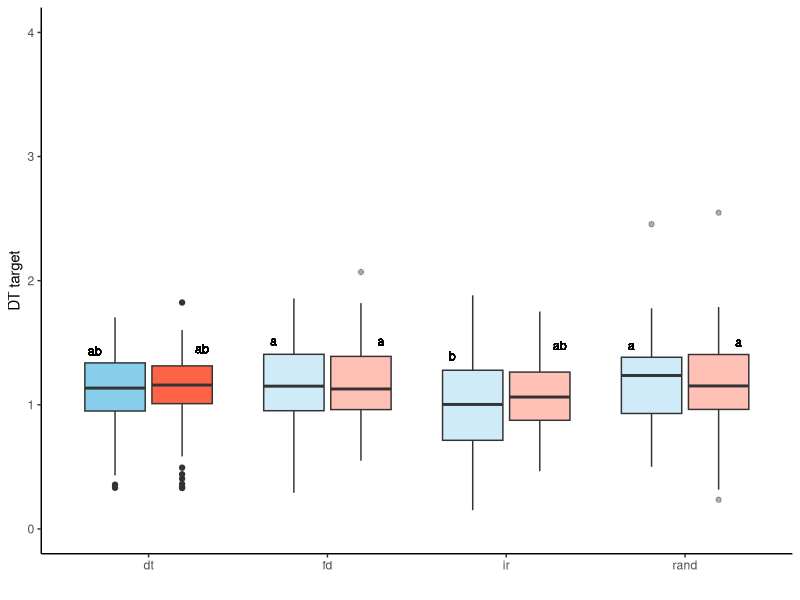
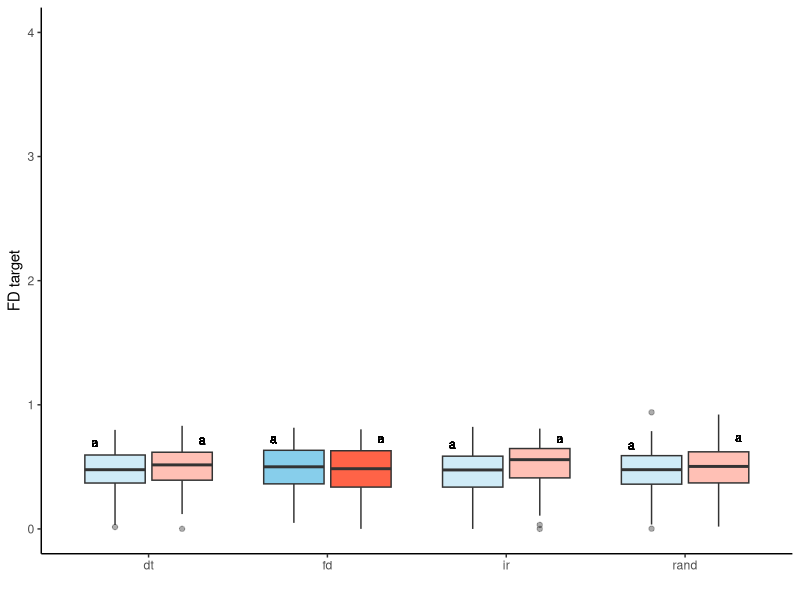
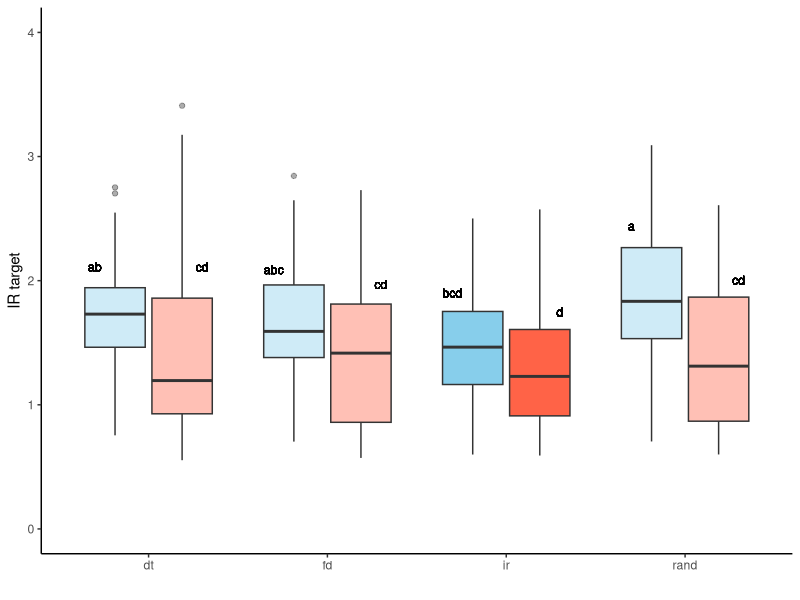
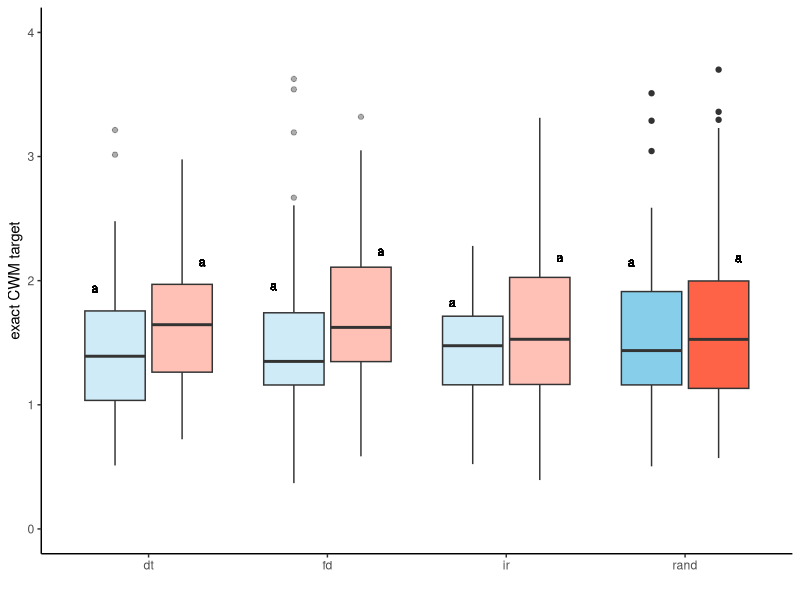

Source code (R) for these figures, in order: (Note: this script raises an error after producing the figures.)
#### Modelling Euclidean distances as a function of seeding treatment and drought 
#### to assess our ability to hit different targets in different communities and 
#### compare the success of those different targets to one another. 
#### We also examine the compositional dissimilarity (bray-curtis) as it relates 
#### to our trait-based targets in both sites.

# packages used
library(tidyverse)
library(lme4)
library(lmerTest)
library(vegan)

#### read in data ####
cadist <- read.csv("data/cwm_maxdistances_ca.csv")# CA distance data
wydist <- read.csv("data/cwm_maxdistances_wy(plot).csv")# WY distance data

#### models and figures ####
####
#### CA
####

## seperate plot ID column into trt, block, and year
cadist <- cadist %>% 
  separate(trt.b.y, into = c("trt", "block", "year"), sep = "\\.")
cadist$block <- as.numeric(cadist$block)
cadist$year <- as.numeric(cadist$year)
## add drought column from cwm dataframe
cwm.ca <- read.csv("data/cwm_ca.csv")# California CWM data
cwm.ca <- cwm.ca %>% mutate(drought = ifelse(water=="0.5","drt","cntl")) #rename to dought column
cadrought <- cwm.ca %>% select(block,trt,year,drought) #drought and ID column
cadist <- merge(cadist,cadrought, by=c("block", "trt","year")) #add drought treatment column
## set reference levels for modelling
cadist$trt <- as.factor(cadist$trt) #must be factor
cadist$trt <- relevel(cadist$trt, ref = "rand") #make random communities the reference level
cadist$drought <- as.factor(cadist$drought) #must be factor
cadist$drought <- relevel(cadist$drought, ref = "cntl") #make random communities the reference level
droughtcolsca <- c("cntl"="skyblue", "drt"="tomato1") #create variable for color

## for each distance column create a model + figure showing distanmces to each target
## given each different seeding treatment
## Random 
summary(t <- aov(distr~trt*drought, cadist))
tuktest <- TukeyHSD(t)
#multcompView::multcompLetters4(t,tuktest)
letterstest <- data.frame(multcompView::multcompLetters4(t,tuktest)$'trt:drought'['Letters'])
letterstest$trt <- as.factor(sub("([a-z]+):([a-z]+)$", "\\1", rownames(letterstest)))
letterstest$drought <- as.factor(sub("([a-z]+):([a-z]+)$", "\\2", rownames(letterstest)))
test <- cadist %>% group_by(drought, trt) %>% summarise(yposition = quantile(distr,.8))
test <- merge(letterstest,test, by = c("drought", "trt"))
test2 <- merge(test,cadist, by = c("drought", "trt"), all=T)
distr <- ggplot(test2, aes(y=distr, x=trt, fill=drought, alpha=trt))+
  geom_boxplot()+
  #geom_smooth(method="lm")+
  scale_fill_manual(values = droughtcolsca)+
  scale_alpha_manual(values = c(.4, .4, .4, 1))+
  #coord_flip()+
  #facet_wrap(~year, scales="fixed")+
  geom_text(aes(y=yposition,label = Letters), 
            position = position_dodge(width = 1.2), 
            vjust = -0.5,
            #angle = 15,
            size=3) +
  labs(x=" ",y="exact CWM target")+ #, fill="drought treatment")+
  theme_classic()+
  theme(legend.position = "none")+
  ylim(0,4)

## Functionally Diverse
summary(t <- aov(distfd~trt*drought, cadist))
tuktest <- TukeyHSD(t)
#multcompView::multcompLetters4(t,tuktest)
letterstest <- data.frame(multcompView::multcompLetters4(t,tuktest)$'trt:drought'['Letters'])
letterstest$trt <- as.factor(sub("([a-z]+):([a-z]+)$", "\\1", rownames(letterstest)))
letterstest$drought <- as.factor(sub("([a-z]+):([a-z]+)$", "\\2", rownames(letterstest)))
test <- cadist %>% group_by(drought, trt) %>% summarise(yposition = quantile(distfd,.8))
test <- merge(letterstest,test, by = c("drought", "trt"))
test2 <- merge(test,cadist, by = c("drought", "trt"), all=T)
distfd <- ggplot(test2, aes(y=distfd, x=trt, fill=drought, alpha=trt))+
  geom_boxplot()+
  #geom_smooth(method="lm")+
  scale_fill_manual(values = droughtcolsca)+
  scale_alpha_manual(values = c(.4, 1, .4, .4))+
  #coord_flip()+
  #facet_wrap(~year, scales="fixed")+
  geom_text(aes(y=yposition,label = Letters), 
            position = position_dodge(width = 1.2), 
            vjust = -0.5,
            #angle = 15,
            size=3) +
  labs(x=" ",y="FD target")+ #, fill="drought treatment")+
  theme_classic()+
  theme(legend.position = "none")+
  ylim(0,4)

# Invasion resistant
summary(t <- aov(distir~trt*drought, cadist))
tuktest <- TukeyHSD(t)
#multcompView::multcompLetters4(t,tuktest)
letterstest <- data.frame(multcompView::multcompLetters4(t,tuktest)$'trt:drought'['Letters'])
letterstest$trt <- as.factor(sub("([a-z]+):([a-z]+)$", "\\1", rownames(letterstest)))
letterstest$drought <- as.factor(sub("([a-z]+):([a-z]+)$", "\\2", rownames(letterstest)))
test <- cadist %>% group_by(drought, trt) %>% summarise(yposition = quantile(distir,.8))
test <- merge(letterstest,test, by = c("drought", "trt"))
test2 <- merge(test,cadist, by = c("drought", "trt"), all=T)
distir <- ggplot(test2, aes(y=distir, x=trt, fill=drought, alpha=trt))+
  geom_boxplot()+
  #geom_smooth(method="lm")+
  scale_fill_manual(values = droughtcolsca)+
  scale_alpha_manual(values = c(.4, .4, 1, .4))+
  #facet_wrap(~year, scales="fixed")+
  #coord_flip()+
  geom_text(aes(y=yposition,label = Letters), 
            position = position_dodge(width = 1.2), 
            vjust = -0.5,
            #angle = 15,
            size=3) +
  labs(x=" ",y="IR target")+ #, fill="drought treatment")+
  theme_classic()+
  theme(legend.position = "none")+
  ylim(0,4)

#drought tolerant
summary(t <- aov(distdt~trt*drought, cadist))
tuktest <- TukeyHSD(t)
#multcompView::multcompLetters4(t,tuktest)
letterstest <- data.frame(multcompView::multcompLetters4(t,tuktest)$'trt:drought'['Letters'])
letterstest$trt <- as.factor(sub("([a-z]+):([a-z]+)$", "\\1", rownames(letterstest)))
letterstest$drought <- as.factor(sub("([a-z]+):([a-z]+)$", "\\2", rownames(letterstest)))
test <- cadist %>% group_by(drought, trt) %>% summarise(yposition = quantile(distdt,.8))
test <- merge(letterstest,test, by = c("drought", "trt"))
test2 <- merge(test,cadist, by = c("drought", "trt"), all=T)
distdt <- ggplot(test2, aes(y=distdt, x=trt, fill=drought, alpha=trt))+
  geom_boxplot()+
  #geom_smooth(method="lm")+
  scale_fill_manual(values = droughtcolsca)+
  scale_alpha_manual(values = c(1, .4, .4, .4))+
  #coord_flip()+
  #facet_wrap(~year, scales="fixed")+
  geom_text(aes(y=yposition,label = Letters), 
            position = position_dodge(width = 1.2), 
            vjust = -0.5,
            #angle = 15,
            size=3) +
  labs(x=" ",y="DT target")+ #, fill="drought treatment")+
  theme_classic()+
  theme(legend.position = "none")+
  ylim(0,4)
#attempt at adding yellow ellipse in R, but just do in ppt)
# annotation_custom(
#   grob = ellipseGrob(
#     x = unit(1, "inch"), 
#     y = unit(1, "inch"),
#     ar=1.5,
#     size=15,
#     angle=10,
#     gp = gpar(col = "yellow", fill = NA, lwd = 5)
#   ))#,
#   xmin = -Inf, xmax = Inf, ymin = -Inf, ymax = Inf
# )
# annotate("point", x = 2, y = 3, size = 10, shape = 21, fill = "yellow", color = "yellow") +
# annotate("text", x = 2, y = 3.1, label = "Highlighted", color = "black")

## also create a model and figure comparing distances for each community to its intended
## target between seeding treatments
summary(t <- aov(targetdist~trt*drought, cadist))
tuktest <- TukeyHSD(t)
#multcompView::multcompLetters4(t,tuktest)
letterstest <- data.frame(multcompView::multcompLetters4(t,tuktest)$'trt:drought'['Letters'])
letterstest$trt <- as.factor(sub("([a-z]+):([a-z]+)$", "\\1", rownames(letterstest)))
letterstest$drought <- as.factor(sub("([a-z]+):([a-z]+)$", "\\2", rownames(letterstest)))
test <- cadist %>% group_by(drought, trt) %>% summarise(yposition = quantile(targetdist,.8))
test <- merge(letterstest,test, by = c("drought", "trt"))
test2 <- merge(test,cadist, by = c("drought", "trt"), all=T)
disttargetca <- ggplot(test2, aes(y=targetdist, x=trt, fill=drought))+
  geom_boxplot()+
  #geom_smooth(method="lm")+
  scale_fill_manual(values = droughtcolsca)+
  #coord_flip()+
  #facet_wrap(~year, scales="fixed")+
  geom_text(aes(y=yposition,label = Letters), 
            position = position_dodge(width = 1.2), 
            vjust = -0.5,
            #angle = 15,
            size=3) +
  labs(x=" ",y="seeding treatment target")+ #, fill="drought treatment")+
  theme_classic()+
  theme(legend.position = c(.2,.9), legend.direction = "horizontal")+
  ylim(0,4)

library(ggpubr)
cadistplots <- ggarrange(distdt, distfd, distir, distr, ncol=2, nrow=2)
cadistanceplots<- ggarrange(cadistplots, disttargetca, ncol=2, nrow=1, common.legend = TRUE, legend="bottom")



####
#### WY
####

## seperate plot ID column into trt, block, and year
wydist <- wydist %>% 
  separate(trt.b.y, into = c("trt", "block", "year"), sep = "\\.")
wydist$block <- as.numeric(wydist$block)
wydist$year <- as.numeric(wydist$year)
## add drought column from cwm dataframe
cwm.wy <- read.csv("data/cwm_wy.csv")# California CWM data
wydrought <- cwm.wy %>% select(block,trt,year,drought) #drought and ID column
wydrought <- wydrought %>% distinct() #remove duplicates (from subplots)
wydist <- merge(wydist,wydrought, by=c("block", "trt","year")) #add drought treatment column
## set reference levels for modelling
wydist$trt <- as.factor(wydist$trt) #must be factor
wydist$trt <- relevel(wydist$trt, ref = "rand") #make random communities the reference level
wydist$drought <- as.factor(wydist$drought) #must be factor
wydist$drought <- relevel(wydist$drought, ref = "cntl") #make random communities the reference level
droughtcolswy <- c("cntl"="skyblue", "drt"="tomato1") #create variable for color

## for each distance column create a model + figure showing distanmces to each target
## given each different seeding treatment
## Random 
summary(t <- aov(distr~trt*drought, wydist))
tuktest <- TukeyHSD(t)
#multcompView::multcompLetters4(t,tuktest)
letterstest <- data.frame(multcompView::multcompLetters4(t,tuktest)$'trt:drought'['Letters'])
letterstest$trt <- as.factor(sub("([a-z]+):([a-z]+)$", "\\1", rownames(letterstest)))
letterstest$drought <- as.factor(sub("([a-z]+):([a-z]+)$", "\\2", rownames(letterstest)))
test <- wydist %>% group_by(drought, trt) %>% summarise(yposition = quantile(distr,.8))
test <- merge(letterstest,test, by = c("drought", "trt"))
test2 <- merge(test,wydist, by = c("drought", "trt"), all=T)
distr <- ggplot(test2, aes(y=distr, x=trt, fill=drought, alpha=trt))+
  geom_boxplot()+
  #geom_smooth(method="lm")+
  scale_fill_manual(values = droughtcolswy)+
  scale_alpha_manual(values = c(.4, .4, .4, 1))+
  #coord_flip()+
  #facet_wrap(~year, scales="fixed")+
  geom_text(aes(y=yposition,label = Letters), 
            position = position_dodge(width = 1.2), 
            vjust = -0.5,
            #angle = 15,
            size=3) +
  labs(x=" ",y="exact CWM target")+ #, fill="drought treatment")+
  theme_classic()+
  theme(legend.position = "none")+
  ylim(0,4)

# Functionally diverse
summary(t <- aov(distfd~trt*drought, wydist))
tuktest <- TukeyHSD(t)
#multcompView::multcompLetters4(t,tuktest)
letterstest <- data.frame(multcompView::multcompLetters4(t,tuktest)$'trt:drought'['Letters'])
letterstest$trt <- as.factor(sub("([a-z]+):([a-z]+)$", "\\1", rownames(letterstest)))
letterstest$drought <- as.factor(sub("([a-z]+):([a-z]+)$", "\\2", rownames(letterstest)))
test <- wydist %>% group_by(drought, trt) %>% summarise(yposition = quantile(distfd,.8))
test <- merge(letterstest,test, by = c("drought", "trt"))
test2 <- merge(test,wydist, by = c("drought", "trt"), all=T)
distfd <- ggplot(test2, aes(y=distfd, x=trt, fill=drought, alpha=trt))+
  geom_boxplot()+
  #geom_smooth(method="lm")+
  scale_fill_manual(values = droughtcolswy)+
  scale_alpha_manual(values = c(.4, 1, .4, .4))+
  #coord_flip()+
  #facet_wrap(~year, scales="fixed")+
  geom_text(aes(y=yposition,label = Letters), 
            position = position_dodge(width = 1.2), 
            vjust = -0.5,
            #angle = 15,
            size=3) +
  labs(x=" ",y="FD target")+ #, fill="drought treatment")+
  theme_classic()+
  theme(legend.position = "none")+
  ylim(0,4)

# Invasion resistant
summary(t <- aov(distir~trt*drought, wydist))
tuktest <- TukeyHSD(t)
#multcompView::multcompLetters4(t,tuktest)
letterstest <- data.frame(multcompView::multcompLetters4(t,tuktest)$'trt:drought'['Letters'])
letterstest$trt <- as.factor(sub("([a-z]+):([a-z]+)$", "\\1", rownames(letterstest)))
letterstest$drought <- as.factor(sub("([a-z]+):([a-z]+)$", "\\2", rownames(letterstest)))
test <- wydist %>% group_by(drought, trt) %>% summarise(yposition = quantile(distir,.8))
test <- merge(letterstest,test, by = c("drought", "trt"))
test2 <- merge(test,wydist, by = c("drought", "trt"), all=T)
distir <- ggplot(test2, aes(y=distir, x=trt, fill=drought, alpha=trt))+
  geom_boxplot()+
  #geom_smooth(method="lm")+
  scale_fill_manual(values = droughtcolswy)+
  scale_alpha_manual(values = c(.4, .4, 1, .4))+
  #facet_wrap(~year, scales="fixed")+
  #coord_flip()+
  geom_text(aes(y=yposition,label = Letters), 
            position = position_dodge(width = 1.2), 
            vjust = -0.5,
            #angle = 15,
            size=3) +
  labs(x=" ",y="IR target")+ #, fill="drought treatment")+
  theme_classic()+
  theme(legend.position = "none")+
  ylim(0,4)

#drought tolerant
summary(t <- aov(distdt~trt*drought, wydist))
tuktest <- TukeyHSD(t)
#multcompView::multcompLetters4(t,tuktest)
letterstest <- data.frame(multcompView::multcompLetters4(t,tuktest)$'trt:drought'['Letters'])
letterstest$trt <- as.factor(sub("([a-z]+):([a-z]+)$", "\\1", rownames(letterstest)))
letterstest$drought <- as.factor(sub("([a-z]+):([a-z]+)$", "\\2", rownames(letterstest)))
test <- wydist %>% group_by(drought, trt) %>% summarise(yposition = quantile(distdt,.8))
test <- merge(letterstest,test, by = c("drought", "trt"))
test2 <- merge(test,wydist, by = c("drought", "trt"), all=T)
distdt <- ggplot(test2, aes(y=distdt, x=trt, fill=drought, alpha=trt))+
  geom_boxplot()+
  #geom_smooth(method="lm")+
  scale_fill_manual(values = droughtcolswy)+
  scale_alpha_manual(values = c(1, .4, .4, .4))+
  #coord_flip()+
  #facet_wrap(~year, scales="fixed")+
  geom_text(aes(y=yposition,label = Letters), 
            position = position_dodge(width = 1.2), 
            vjust = -0.5,
            #angle = 15,
            size=3) +
  labs(x=" ",y="DT target")+ #, fill="drought treatment")+
  theme_classic()+
  theme(legend.position = "none")+
  ylim(0,4)

## also create a model and figure comparing distances for each community to its intended
## target between seeding treatments
summary(t <- aov(targetdist~trt*drought, wydist))
tuktest <- TukeyHSD(t)
#multcompView::multcompLetters4(t,tuktest)
letterstest <- data.frame(multcompView::multcompLetters4(t,tuktest)$'trt:drought'['Letters'])
letterstest$trt <- as.factor(sub("([a-z]+):([a-z]+)$", "\\1", rownames(letterstest)))
letterstest$drought <- as.factor(sub("([a-z]+):([a-z]+)$", "\\2", rownames(letterstest)))
test <- wydist %>% group_by(drought, trt) %>% summarise(yposition = quantile(targetdist,.8))
test <- merge(letterstest,test, by = c("drought", "trt"))
test2 <- merge(test,wydist, by = c("drought", "trt"), all=T)
disttargetwy <- ggplot(test2, aes(y=targetdist, x=trt, fill=drought))+
  geom_boxplot()+
  #geom_smooth(method="lm")+
  scale_fill_manual(values = droughtcolswy)+
  #coord_flip()+
  #facet_wrap(~year, scales="fixed")+
  geom_text(aes(y=yposition,label = Letters), 
            position = position_dodge(width = 1.2), 
            vjust = -0.5,
            #angle = 15,
            size=3) +
  labs(x=" ",y="seeding treatment target")+ #, fill="drought treatment")+
  theme_classic()+
  theme(legend.position = c(.2,.9), legend.direction = "horizontal")+
  ylim(0,4)

library(ggpubr)
wydistplots <- ggarrange(distdt, distfd, distir, distr, ncol=2, nrow=2)
wydistanceplot<- ggarrange(wydistplots, disttargetwy, ncol=2, nrow=1, common.legend = TRUE, legend="bottom")



#### add/compare bray-Curtis dissimilarity to distance ####
## The relationship between our intended community composition and target CWM trait profile 
## should be tight and highly correlated.A poor relationship between these suggests that
## within a site communities differed from targets due to presence of unintended species in plots. 
## (as opposed to a fundamental issue in the premise of trait predictability/ intraspecific variation)
## See the "bray_curtis_calc.R script" for details on how these were calculated.

## read in bray-curtis data, create separated id columns, and make factors match 
bcdis.ca <- read.csv("data/bc_dissimilarity_ca.csv") #CA data
bcdis.ca <- bcdis.ca %>% 
  separate(id, into = c("trt", "block", "year"), sep = "\\.")
bcdis.ca$block <- as.numeric(bcdis.ca$block)
bcdis.ca$year <- as.numeric(bcdis.ca$year)
bcdis.ca <- bcdis.ca %>% mutate(trt = str_replace(trt, "^r$", "rand")) #make r match rand in cadist
bcdis.wy <- read.csv("data/bc_dissimilarity_wy.csv") #WY data
bcdis.wy <- bcdis.wy %>% 
  separate(id, into = c("trt", "block", "year"), sep = "\\.")
bcdis.wy$block <- as.numeric(bcdis.wy$block)
bcdis.wy$year <- as.numeric(bcdis.wy$year)
bcdis.wy <- bcdis.wy %>% mutate(trt = str_replace(trt, "^r$", "rand")) #make r match rand in cadist

## combine with Euclidean distance data (calculated above) 
## (dis.site column = bray-curtis)
cadisdist <- merge(cadist, bcdis.ca)
wydisdist <- merge(wydist, bcdis.wy)

## model and plot
#CA
summary(lm(targetdist~dist.ca*trt, cadisdist))
bcplotca <- ggplot(cadisdist, aes(x=dist.ca, y=targetdist ,col=trt))+
  geom_point(pch=20)+
  geom_smooth(method="lm")+
  scale_color_viridis_d(option = "D", begin = .1, end = 1, alpha = 0.7) +
  #scale_color_viridis_d(option = "D", begin = 1, end = 0.1, alpha = 0.7) +
  labs(x=" ", 
       y="seeding treatment target",
       col="seeding trt")+
  theme_classic()
#WY
summary(lm(targetdist~dist.wy*trt, wydisdist))
bcplotwy <- ggplot(wydisdist, aes(x=dist.wy, y=targetdist ,col=trt))+
  geom_point(pch=20)+
  geom_smooth(method="lm")+
  scale_color_viridis_d(option = "D", begin = .1, end = 1, alpha = 0.7) +
  #scale_color_viridis_d(option = "D", begin = 1, end = 0.1, alpha = 0.7) +
  labs(x=" ", 
       y="seeding treatment target",
       col="seeding trt")+
  theme_classic()

### possible arrangements, 

#option 1
## combine
# bcplots <- ggarrange(bcplotwy, bcplotca, ncol=2, nrow=1, common.legend = T)

#### combined figure for manuscript ####
# alldistanceplots <- ggarrange(wydistanceplots, cadistanceplots, bcplots, ncol=1, nrow=3)

wydistanceplot <- ggarrange(wydistplots, disttargetwy, ncol=2, nrow=1, common.legend = TRUE, legend="bottom")
cadistanceplot <- ggarrange(cadistplots, disttargetca, ncol=2, nrow=1, common.legend = TRUE, legend="bottom")
bcplots <- ggarrange(bcplotwy, bcplotca, ncol=2, nrow=1, common.legend = T)
p1 <-ggarrange(wydistanceplot, cadistanceplot,bcplots, nrow=3)
tiff("figures/test_figure.tiff", res=400, height = 8,width =6, "in",compression = "lzw")
p1
dev.off()

## option 2, best attempt yet, currently using this one (7/23/24):
wyp <- ggarrange(wydistplots, disttargetwy, ncol=2, nrow=1, common.legend = T)
cap <- ggarrange(cadistplots, disttargetca, ncol=2, nrow=1, common.legend = T)
p1 <- ggarrange(wyp, cap, ncol=1, nrow=2, common.legend = T)
p1 <- annotate_figure(p1,
                      bottom = text_grob("seeding treatment"))
bcplots <- ggarrange(bcplotwy, bcplotca, ncol=1, nrow=2, common.legend = T)
bcplots <- annotate_figure(bcplots, 
                      bottom = text_grob("Bray-Curtis dissimilarity"))
p2 <- ggarrange(p1, bcplots, ncol=2, nrow=1, widths = c(1,.5))
p2 <- annotate_figure(p2, 
                      left=text_grob("Euclidean distance from", rot=90))
p2
## export figure
tiff("figures/alldistances_figure.tiff", res=400, height = 7,width =9, "in",compression = "lzw")
p2
dev.off()


### for ESA presentation 
tiff("figures/ESAfig1.tiff", res=400, height = 4,width =7, "in",compression = "lzw")
pp1<-ggarrange(wydistplots, disttargetwy, ncol=2, nrow=1,
          common.legend = TRUE, legend="bottom", widths = c(1,.5))
dev.off()
tiff("figures/ESAfig2.tiff", res=400, height = 4,width =7, "in",compression = "lzw")
pp2<-ggarrange(cadistplots, disttargetca, ncol=2, nrow=1,
          common.legend = TRUE, legend="bottom", widths = c(1,.5))
dev.off()
bcplots <- ggarrange(bcplotwy, bcplotca, ncol=1, nrow=2, common.legend = T)
bcplots <- annotate_figure(bcplots, 
                           bottom = text_grob("Bray-Curtis dissimilarity"))
plot1 <- ggarrange(pp1, pp2, ncol=1, nrow=2)
plot2 <- ggarrange(plot1, bcplots, ncol=2, nrow=1, widths = c(1,1))
# plot2 <- annotate_figure(plot2, 
#                       left=text_grob("Euclidean distance from", rot=90))
plot2
  

cadistanceplot <- ggarrange(cadistplots, disttargetca, ncol=2, nrow=1, common.legend = TRUE, legend="bottom")
bcplots <- ggarrange(bcplotwy, bcplotca, ncol=2, nrow=1, common.legend = T)
p1 <-ggarrange(wydistanceplot, cadistanceplot,bcplots, nrow=3)
tiff("figures/test_figure.tiff", res=400, height = 8,width =6, "in",compression = "lzw")
p1
dev.off()
